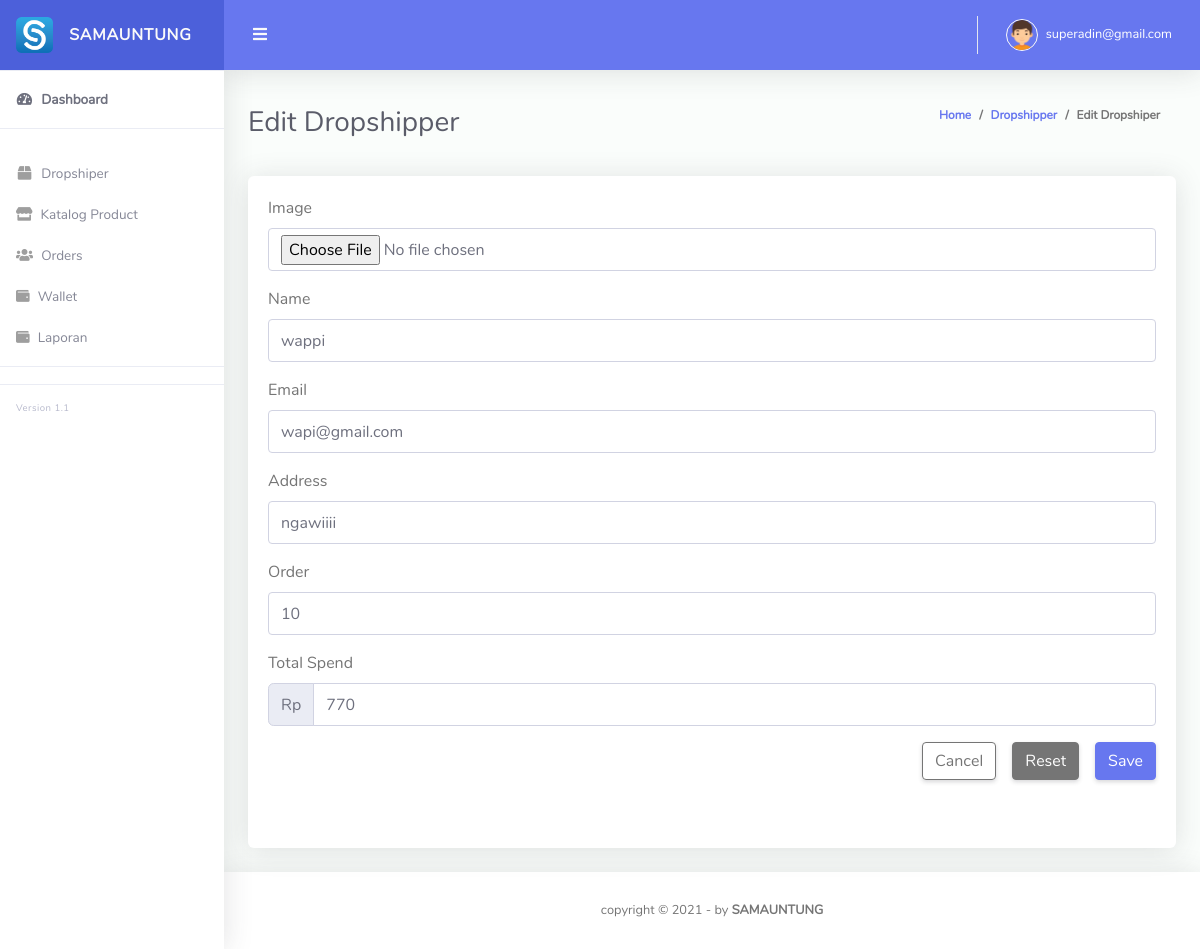
Page /Admin_samauntung/edit_customer.php?id=4 (signed in) on the committed database.
### tables this page shows
CREATE TABLE `customer` (
  `id_customer` int(11) NOT NULL,
  `username` varchar(100) NOT NULL,
  `nama` varchar(100) NOT NULL,
  `email_cs` varchar(255) NOT NULL,
  `alamat` varchar(255) NOT NULL,
  `date_register` date NOT NULL,
  `foto` varchar(255) NOT NULL
);

CREATE TABLE `customer_detail` (
  `id_customer_detail` int(11) NOT NULL,
  `id_customer` int(11) NOT NULL,
  `orders` int(11) NOT NULL,
  `total_spend` int(11) NOT NULL
);

### Admin_samauntung/config/function.php (called while the page is built, shortened)
<?php
$servername = "localhost";
$database = "u1694897_b_reg_6_db";
$username = "u1694897_b_reg_6";
$password =  "jtipolije";
$conn = mysqli_connect($servername, $username, $password, $database);
function query($query){
    global $conn;
    $result = mysqli_query($conn, $query);
    $rows = [];
    while( $row = mysqli_fetch_assoc($result)){
        $rows[] = $row;
    }
    return $rows;
}

### Admin_samauntung/edit_customer.php (the view, shortened to what this page needs)
<?php
require "config/function.php";
$id = $_GET['id'];
$data = query("SELECT * FROM customer WHERE id_customer = $id")[0];
$data2 = query("SELECT * FROM customer_detail WHERE id_customer = $id")[0];
?>
<!DOCTYPE html>
<html lang="en">
<head>
  <link href="vendor/fontawesome-free/css/all.min.css" rel="stylesheet" type="text/css">
  <link href="vendor/bootstrap/css/bootstrap.min.css" rel="stylesheet" type="text/css">
  <link href="css/ruang-admin.min.css" rel="stylesheet">
</head>
<body id="page-top">
  <div id="wrapper">
    <?php require "components/sidebar.php"?>
    <div id="content-wrapper" class="d-flex flex-column">
      <div id="content">
        <?php require "components/topbar.php"?>
        <div class="container-fluid" id="container-wrapper">
          <div class="d-sm-flex align-items-center justify-content-between mb-4">
            <h1 class="h3 mb-0 text-gray-800">Edit Dropshipper</h1>
            <ol class="breadcrumb">
              <li class="breadcrumb-item"><a href="./">Home</a></li>
              <li class="breadcrumb-item"><a href="customer.php">Dropshipper</a></li>
              <li class="breadcrumb-item active" aria-current="page">Edit Dropshiper</li>
            </ol>
          </div>
          <div class="row">
            <div class="col-md-12">
             <div class="card mb-4">
              <div class="card-body">
                <form action="" method="post" enctype="multipart/form-data">
                  <div class="form-group">
                    <label for="foto">Image</label>
                    <input type="file" class="form-control"  name="image">
                  </div>
                  <div class="form-group required">
                    <label for="nama" class="control-label">Name</label>
                    <input type="text" class="form-control" id="nama" name="nama" placeholder="Ex :  Charles" required value="<?=$data["nama"]?>">
                  </div>
                  <div class="form-group required">
                    <label for="email" class="control-label">Email</label>
                    <input type="email" class="form-control" id="email" name="email_cs" placeholder="Ex :  test@test.com" required value="<?=$data["email_cs"]?>">
                  </div>
                  <div class="form-group required">
                    <label for="alamat" class="control-label">Address</label>
                    <input type="text" class="form-control" id="alamat" name="alamat" placeholder="Ex :  Indonesia" value="<?=$data["alamat"]?>">
                  </div>
                  <div class="form-group required">
                    <label for="orders" class="control-label">Order</label>
                    <input type="number" class="form-control" id="orders" name="orders" placeholder="Ex :  1" value="<?=$data2["orders"]?>">
                  </div>
                  <div class="form-group required">
                    <label for="total_spend" class="control-label">Total Spend</label>
                    <div class="input-group mb-2">
                      <div class="input-group-prepend">
                        <div class="input-group-text">Rp</div>
                      </div>
                      <input type="number" class="form-control" id="total_spend" name="total_spend" placeholder="Ex :  15.000"  required value="<?=$data2["total_spend"]?>">
                    </div>
                  </div>
                  <div class="d-flex flex-row-reverse mb-5">
                      <button id="simpan-produk" name="simpan-produk" type="submit" class="btn btn-primary ml-3">Save</button>
                      <button type="reset" class="btn btn-secondary ml-3">Reset</button>
                      <a id="batal-produk" class="btn btn-outline-secondary" href="customer.php">Cancel</a>
                  </div>
                </form>
              </div>
            </div>
          </div>
        </div>
        </div>
      </div>
      <?php require "components/footer.php"?>
    </div>
  </div>
</body>
</html>

### rows in the picture
customer: nama "wappi", email_cs "wapi@gmail.com", alamat "ngawiiii"
customer_detail: orders "10", total_spend "770"

### other values in the picture
$_SESSION['email-admin'] "superadin@gmail.com"
